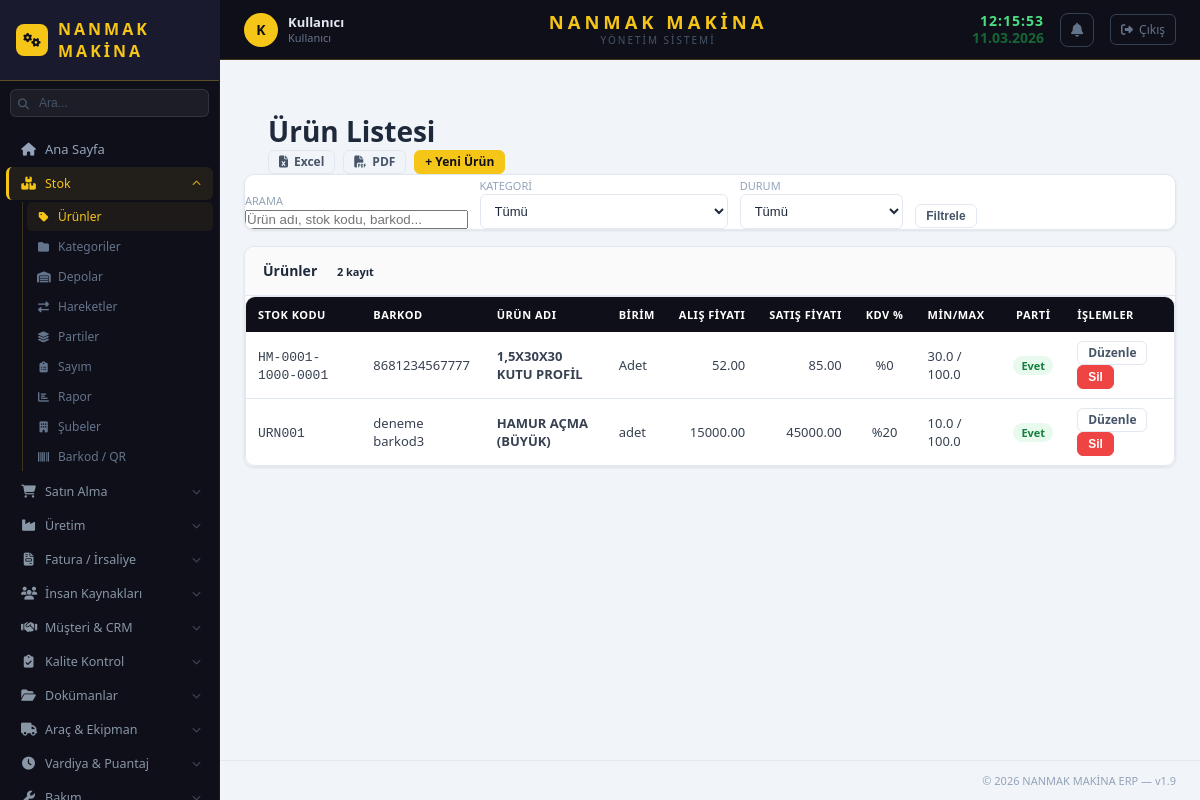
The page /stok/urunler (signed in) on the database its author committed.
### app/stok/models/sistem_ayar.py (models this page shows, shortened)
class SistemAyar(db.Model):
    __tablename__ = 'sistem_ayar'
    id = db.Column(db.Integer, primary_key=True, autoincrement=True)
    anahtar = db.Column(db.String(100), unique=True, nullable=False)
    deger = db.Column(db.Text)
    aciklama = db.Column(db.String(200))
    guncelleme = db.Column(db.String(30), default=lambda: datetime.now().strftime('%d.%m.%Y %H:%M'))
    @staticmethod
    def get(anahtar, varsayilan=''):
        ayar = SistemAyar.query.filter_by(anahtar=anahtar).first()
        return ayar.deger if ayar else varsayilan

### app/stok/models/urun.py (models this page shows, shortened)
class Urun(db.Model):
    __tablename__ = 'urun'
    id = db.Column(db.Integer, primary_key=True, autoincrement=True)
    stok_kodu = db.Column(db.String(50), unique=True, nullable=False)
    barkod = db.Column(db.String(50))
    urun_adi = db.Column(db.String(200), nullable=False)
    birim = db.Column(db.String(20), nullable=False)
    kategori_id = db.Column(db.Integer, db.ForeignKey('kategori.id'))
    min_stok = db.Column(db.Float, default=0)
    max_stok = db.Column(db.Float, default=0)
    parti_takibi = db.Column(db.Integer, default=0)
    aktif = db.Column(db.Integer, default=1)
    alis_fiyati = db.Column(db.Float, default=0)
    satis_fiyati = db.Column(db.Float, default=0)
    kdv_orani = db.Column(db.Float, default=18)
    tedarikci_id = db.Column(db.Integer, db.ForeignKey('tedarikci.id'), nullable=True)
    olusturma_tarihi = db.Column(db.String(20), default=lambda: datetime.now().strftime('%d.%m.%Y'))
    kategori = db.relationship('Kategori', backref='urunler')
    tedarikci = db.relationship('Tedarikci', backref='urunler', foreign_keys=[tedarikci_id])

### app/stok/routes/urun_routes.py (the view, shortened to what this page needs)
@stok_bp.route('/urunler')
def urun_liste():
    ara         = request.args.get('ara', '')
    kategori_id = request.args.get('kategori_id', '')
    sadece_kritik = request.args.get('kritik', '')
    q = Urun.query.filter_by(aktif=1)
    if kategori_id:
        q = q.filter_by(kategori_id=int(kategori_id))
    urunler = q.order_by(Urun.urun_adi).all()
    kategoriler = Kategori.query.order_by(Kategori.kategori_adi).all()
    return render_template('stok/urun_liste.html', urunler=urunler, kategoriler=kategoriler)

### app/__init__.py (called while the page is built)
def login_gerekli_mi(endpoint, path):
    for acik in ACIK_URLLAR:
        if path.startswith(acik):
            return False
    return True

### app/kullanici/models/kullanici.py (called while the page is built)
    def birincil_rol(self):
        if self.roller:
            return self.roller[0].rol
        return None

    def admin_mi(self):
        for kr in self.roller:
            if kr.rol and kr.rol.rol_adi == 'admin':
                return True
        return False

### app/stok/templates/stok/urun_liste.html (shortened to what this page needs)
{% extends "base.html" %}
{% block content %}
<div class="page-header">
    <h1>Ürün Listesi</h1>
    <div style="display:flex;gap:8px;">
        <a href="{{ url_for('export.excel_stok') }}" class="btn btn-ghost btn-sm">
            <i class="fas fa-file-excel"></i> Excel
        </a>
        <a href="{{ url_for('export.pdf_stok') }}" class="btn btn-ghost btn-sm">
            <i class="fas fa-file-pdf"></i> PDF
        </a>
        <a href="{{ url_for('stok.urun_ekle') }}" class="btn btn-primary btn-sm">+ Yeni Ürün</a>
    </div>
</div>
<div class="card" style="margin-bottom:16px;">
    <form method="GET" style="display:flex;gap:12px;flex-wrap:wrap;align-items:flex-end;">
        <div class="form-group" style="margin:0;min-width:220px;">
            <label style="font-size:11px;color:var(--color-muted);text-transform:uppercase;">Arama</label>
            <input type="text" name="ara" value="{{ request.args.get('ara','') }}"
                   class="form-control" placeholder="Ürün adı, stok kodu, barkod..." style="width:100%;">
        </div>
        <div class="form-group" style="margin:0;min-width:150px;">
            <label style="font-size:11px;color:var(--color-muted);text-transform:uppercase;">Kategori</label>
            <select name="kategori_id" class="form-select" style="width:100%;" onchange="this.form.submit()">
                <option value="">Tümü</option>
            </select>
        </div>
        <div class="form-group" style="margin:0;min-width:140px;">
            <label style="font-size:11px;color:var(--color-muted);text-transform:uppercase;">Durum</label>
            <select name="kritik" class="form-select" style="width:100%;" onchange="this.form.submit()">
                <option value="">Tümü</option>
            </select>
        </div>
        <button type="submit" class="btn btn-ghost btn-sm" style="margin-bottom:1px;">Filtrele</button>
    </form>
</div>
<div class="card">
    <div class="card-header">
        <h3 class="card-title">Ürünler
            {% if urunler %}<span class="status-badge info" style="margin-left:8px;">{{ urunler|length }} kayıt</span>{% endif %}
        </h3>
    </div>
    <div class="table-container" style="box-shadow:none;">
        <table class="data-table">
            <thead>
                <tr>
                    <th>Stok Kodu</th><th>Barkod</th><th>Ürün Adı</th><th>Birim</th>
                    <th style="text-align:right;">Alış Fiyatı</th><th style="text-align:right;">Satış Fiyatı</th>
                    <th style="text-align:center;">KDV %</th><th>Min/Max</th>
                    <th style="text-align:center;">Parti</th><th>İşlemler</th>
                </tr>
            </thead>
            <tbody>
                {% for urun in urunler %}
                <tr>
                    <td><code>{{ urun.stok_kodu }}</code></td>
                    <td>{{ urun.barkod or '—' }}</td>
                    <td><strong>{{ urun.urun_adi }}</strong></td>
                    <td>{{ urun.birim }}</td>
                    <td style="text-align:right;">{{ "%.2f"|format(urun.alis_fiyati or 0) }}</td>
                    <td style="text-align:right;">{{ "%.2f"|format(urun.satis_fiyati or 0) }}</td>
                    <td style="text-align:center;">%{{ urun.kdv_orani | int }}</td>
                    <td>{{ urun.min_stok }} / {{ urun.max_stok }}</td>
                    <td style="text-align:center;">
                        {% if urun.parti_takibi %}<span class="status-badge acik">Evet</span>{% else %}—{% endif %}
                    </td>
                    <td>
                        <a href="{{ url_for('stok.urun_duzenle', id=urun.id) }}" class="btn btn-ghost btn-sm">Düzenle</a>
                        <form action="{{ url_for('stok.urun_sil', id=urun.id) }}" method="POST" style="display:inline;"
                              onsubmit="return confirm('Ürün pasife alınsın mı?')">
                            <button type="submit" class="btn btn-sm btn-danger">Sil</button>
                        </form>
                    </td>
                </tr>
                {% else %}
                <tr><td colspan="10" style="text-align:center;padding:32px;color:var(--color-muted);">
                    Ürün bulunamadı.
                    {% if not request.args %}<a href="{{ url_for('stok.urun_ekle') }}">İlk ürünü ekle →</a>{% endif %}
                </td></tr>
                {% endfor %}
            </tbody>
        </table>
    </div>
</div>
{% endblock %}

### app/stok/templates/base.html (shortened to what this page needs)
<!DOCTYPE html>
<html lang="tr">
<head>
    <link rel="stylesheet" href="{{ url_for('static', filename='css/main.css') }}">
    <link rel="stylesheet" href="https://cdnjs.cloudflare.com/ajax/libs/font-awesome/6.4.0/css/all.min.css">
</head>
<body>
<aside class="sidebar">
    <div class="sidebar-logo">
        {% if firma_logo %}
        <img src="{{ url_for('static', filename='img/' + firma_logo) }}"
             alt="{{ firma_adi }}" style="height:36px;max-width:140px;object-fit:contain;">
        {% else %}
        <span class="sidebar-logo-icon"><i class="fas fa-cogs"></i></span>
        <span class="sidebar-logo-text">{{ firma_adi }}</span>
        {% endif %}
    </div>
    <div class="sidebar-arama">
        <i class="fas fa-search sidebar-arama-ikon"></i>
        <input type="text" id="global-arama" placeholder="Ara..." autocomplete="off">
    </div>
    <nav class="sidebar-nav">
        <a href="/" class="nav-item {% if request.path == '/' %}active{% endif %}">
            <i class="fas fa-home"></i><span>Ana Sayfa</span>
        </a>
        <div class="nav-group">
            <div class="nav-group-title" id="btn-stok-menu">
                <i class="fas fa-boxes ng-icon"></i>
                <span class="ng-label">Stok</span>
                <i class="fas fa-chevron-down ng-arrow"></i>
            </div>
            <div id="stok-menu" class="nav-submenu">
                <a href="{{ url_for('stok.urun_liste') }}"><i class="fas fa-tag"></i> Ürünler</a>
                <a href="{{ url_for('kategori.kategori_liste') }}"><i class="fas fa-folder"></i> Kategoriler</a>
                <a href="{{ url_for('depo.depo_liste') }}"><i class="fas fa-warehouse"></i> Depolar</a>
                <a href="{{ url_for('hareket.hareket_liste') }}"><i class="fas fa-exchange-alt"></i> Hareketler</a>
                <a href="{{ url_for('parti.parti_liste') }}"><i class="fas fa-layer-group"></i> Partiler</a>
                <a href="{{ url_for('sayim.sayim_liste') }}"><i class="fas fa-clipboard-list"></i> Sayım</a>
                <a href="{{ url_for('rapor.mevcut_stok_raporu') }}"><i class="fas fa-chart-bar"></i> Rapor</a>
                <a href="{{ url_for('sube.sube_liste') }}"><i class="fas fa-building"></i> Şubeler</a>
                <a href="{{ url_for('barkod.barkod_panel') }}"><i class="fas fa-barcode"></i> Barkod / QR</a>
            </div>
        </div>
        <div class="nav-group">
            <div class="nav-group-title" id="btn-satin-menu">
                <i class="fas fa-shopping-cart ng-icon"></i>
                <span class="ng-label">Satın Alma</span>
                <i class="fas fa-chevron-down ng-arrow"></i>
            </div>
        </div>
        <div class="nav-group">
            <div class="nav-group-title" id="btn-uretim-menu">
                <i class="fas fa-industry ng-icon"></i>
                <span class="ng-label">Üretim</span>
                <i class="fas fa-chevron-down ng-arrow"></i>
            </div>
        </div>
        <div class="nav-group">
            <div class="nav-group-title" id="btn-fatura-menu">
                <i class="fas fa-file-invoice ng-icon"></i>
                <span class="ng-label">Fatura / İrsaliye</span>
                <i class="fas fa-chevron-down ng-arrow"></i>
            </div>
        </div>
        {% if session.get('admin') or yetki.get('ik') %}
        <div class="nav-group">
            <div class="nav-group-title" id="btn-ik-menu">
                <i class="fas fa-users ng-icon"></i>
                <span class="ng-label">İnsan Kaynakları</span>
                <i class="fas fa-chevron-down ng-arrow"></i>
            </div>
        </div>
        {% endif %}
        {% if aktif_moduller.get('crm') %}
        <div class="nav-group">
            <div class="nav-group-title" id="btn-crm-menu">
                <i class="fas fa-handshake ng-icon"></i>
                <span class="ng-label">Müşteri & CRM</span>
                <i class="fas fa-chevron-down ng-arrow"></i>
            </div>
        </div>
        {% endif %}
        {% if aktif_moduller.get('kalite') %}
        <div class="nav-group">
            <div class="nav-group-title" id="btn-kalite-menu">
                <i class="fas fa-clipboard-check ng-icon"></i>
                <span class="ng-label">Kalite Kontrol</span>
                <i class="fas fa-chevron-down ng-arrow"></i>
            </div>
        </div>
        {% endif %}
        {% if aktif_moduller.get('dokuman') %}
        <div class="nav-group">
            <div class="nav-group-title" id="btn-dokuman-menu">
                <i class="fas fa-folder-open ng-icon"></i>
                <span class="ng-label">Dokümanlar</span>
                <i class="fas fa-chevron-down ng-arrow"></i>
            </div>
        </div>
        {% endif %}
        {% if aktif_moduller.get('arac') %}
        <div class="nav-group">
            <div class="nav-group-title" id="btn-arac-menu">
                <i class="fas fa-truck ng-icon"></i>
                <span class="ng-label">Araç & Ekipman</span>
                <i class="fas fa-chevron-down ng-arrow"></i>
            </div>
        </div>
        {% endif %}
        {% if aktif_moduller.get('vardiya') %}
        <div class="nav-group">
            <div class="nav-group-title" id="btn-vardiya-menu">
                <i class="fas fa-clock ng-icon"></i>
                <span class="ng-label">Vardiya & Puantaj</span>
                <i class="fas fa-chevron-down ng-arrow"></i>
            </div>
        </div>
        {% endif %}
        {% if aktif_moduller.get('bakim') %}
        <div class="nav-group">
            <div class="nav-group-title" id="btn-bakim-menu">
                <i class="fas fa-wrench ng-icon"></i>
                <span class="ng-label">Bakım</span>
                <i class="fas fa-chevron-down ng-arrow"></i>
            </div>
        </div>
        {% endif %}
    </nav>
</aside>
<div class="main-wrapper">
    <header class="top-header">
        <div class="header-left">
            <a href="{{ url_for('kullanici.profil') }}" class="header-user" title="Profilim" style="text-decoration:none;">
                <div class="header-user-avatar">{{ session.get('tam_ad', 'K')[:1] | upper }}</div>
                <div class="header-user-info">
                    <span class="header-user-name">{{ session.get('tam_ad', 'Kullanıcı') }}</span>
                    <span class="header-user-role">{% if session.get('admin') %}Admin{% else %}Kullanıcı{% endif %}</span>
                </div>
            </a>
        </div>
        <div class="header-center">
            <div class="header-firma">{{ firma_adi }}</div>
            <div class="header-firma-alt">{{ firma_alt_baslik }}</div>
        </div>
        <div class="header-right">
            <div class="header-datetime">
                <span class="header-saat" id="header-saat">--:--:--</span>
                <span class="header-tarih" id="header-tarih">--.--.----</span>
            </div>
            <div class="bildirim-wrapper" id="bildirim-wrapper">
                <button class="bildirim-btn" onclick="toggleBildirimler()" title="Bildirimler">
                    <i class="fas fa-bell"></i>
                </button>
            </div>
            <a href="{{ url_for('kullanici.cikis') }}" class="header-cikis" title="Çıkış Yap">
                <i class="fas fa-sign-out-alt"></i>
                <span>Çıkış</span>
            </a>
        </div>
    </header>
    <div class="page-header">
    </div>
    <main class="main-content">
        {% block content %}{% endblock %}
    </main>
    <footer class="footer">
        <span>© 2026 {{ firma_adi }} ERP — v1.9</span>
    </footer>
</div>
</body>
</html>

### app/stok/templates/base.html (style rules this page uses)
.bildirim-wrapper { position: relative; }
.bildirim-btn { background: none; border: 1px solid #334155; color: #64748b; width: 34px; height: 34px; border-radius: 8px; cursor: pointer; display: flex; align-items: center; justify-content: center; font-size: 14px; transition: all 0.15s; position: relative; }
.sidebar-arama { padding: 8px 10px; position: relative; }
.sidebar-arama input { width: 100%; background: rgba(255,255,255,0.06); border: 1px solid rgba(255,255,255,0.1); border-radius: 6px; padding: 6px 8px 6px 28px; color: #94a3b8; font-size: 12px; outline: none; transition: all 0.15s; }
.sidebar-arama input::placeholder { color: #475569; }
.sidebar-arama-ikon { position: absolute; left: 18px; top: 50%; transform: translateY(-50%); color: #475569; font-size: 11px; pointer-events: none; }

### rows shown on the page
SistemAyar: deger "NANMAK MAKİNA"
SistemAyar: deger "YÖNETIM SISTEMI"
Urun: stok_kodu "HM-0001-1000-0001", barkod "8681234567777", urun_adi "1,5X30X30 KUTU PROFİL", birim "Adet", alis_fiyati "52.00", satis_fiyati "85.00", kdv_orani "0", min_stok "30.0", max_stok "100.0", parti_takibi "Evet"
Urun: stok_kodu "URN001", barkod "deneme barkod3", urun_adi "HAMUR AÇMA (BÜYÜK)", birim "adet", alis_fiyati "15000.00", satis_fiyati "45000.00", kdv_orani "20", min_stok "10.0", max_stok "100.0", parti_takibi "Evet"

### other values the page prints
{{ session.get('tam_ad', 'K')[:1] | upper }} "K"
{{ session.get('tam_ad', 'Kullanıcı') }} "Kullanıcı"
{{ urunler|length }} "2"
